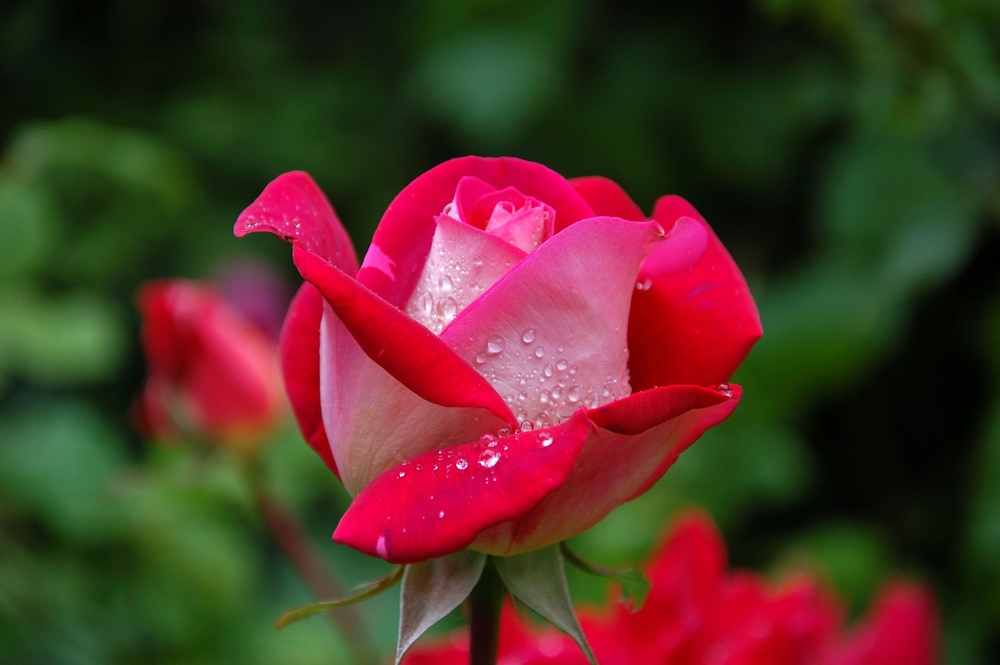
#> input picture Digital_Image_Processing/rose.jpg, 1000 x 665 px, shrunk from 3008 x 2000 before the run
$ python Basic_Img_Info.py
#> lines starting #> are read from the running program, lines starting #| are printed output that depends on the picture; after the words box and inside, x2 and y2 are one past the last pixel; in counts of white or black regions, pixels touching at a corner belong together
import matplotlib.pyplot as plt
import numpy as np


def main():
    rgb = plt.imread('rose.jpg')
#> rgb is the input picture: shape (665, 1000, 3); mean R, G, B 82.9, 51.2, 39.5

    r, g, b = rgb[:, :, 0], rgb[:, :, 1], rgb[:, :, 2]
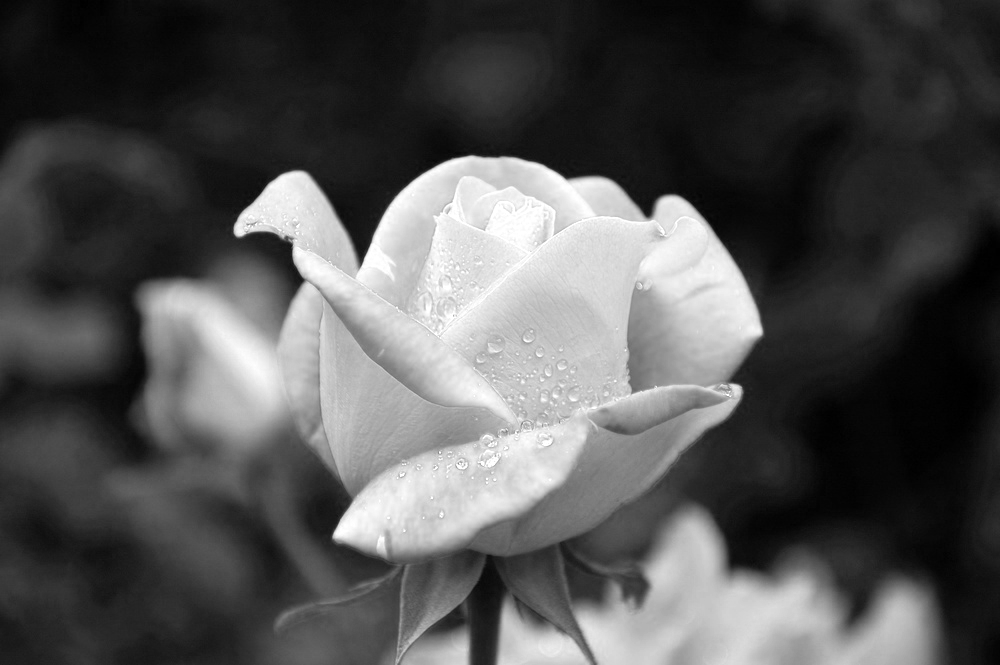
#> r: shape (665, 1000); min 0, max 255, mean 82.9
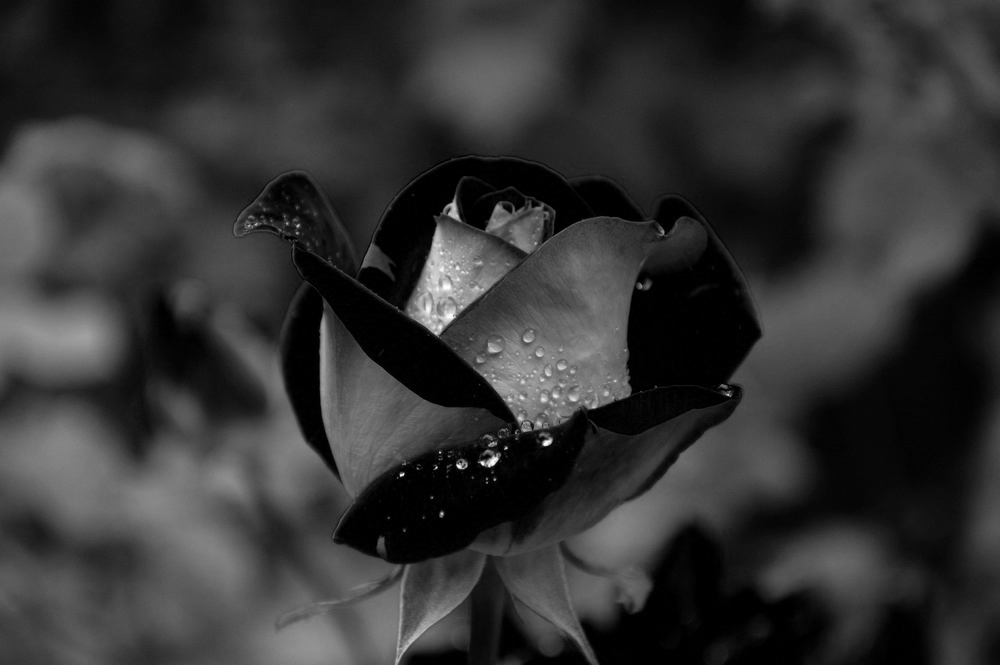
#> g: shape (665, 1000); min 0, max 254, mean 51.2
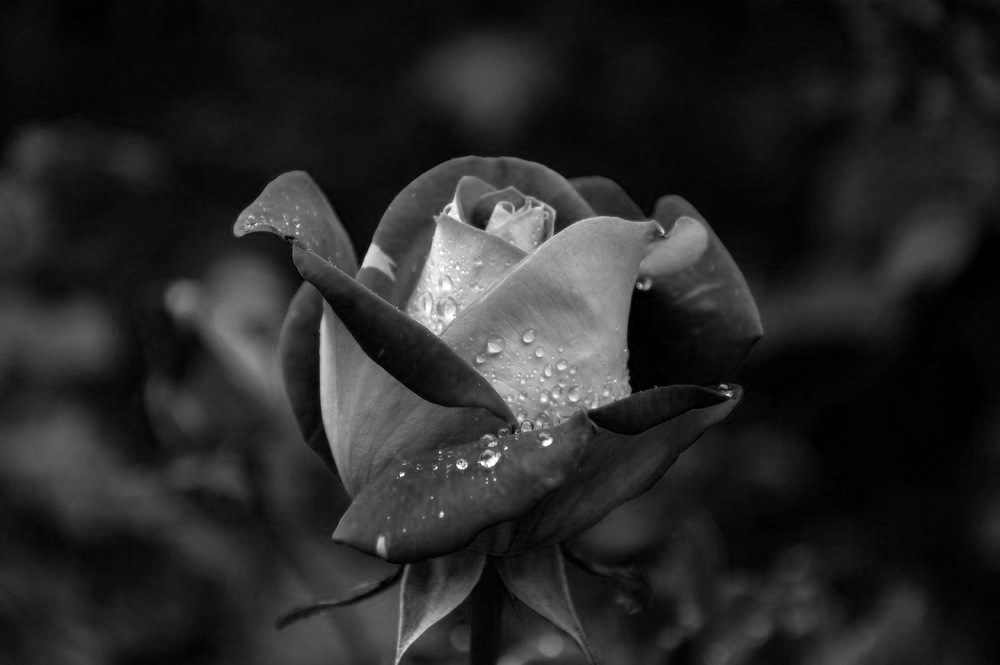
#> b: shape (665, 1000); min 0, max 255, mean 39.5
    grayscale = r * 0.2989 + g * 0.5870 + b * 0.1140
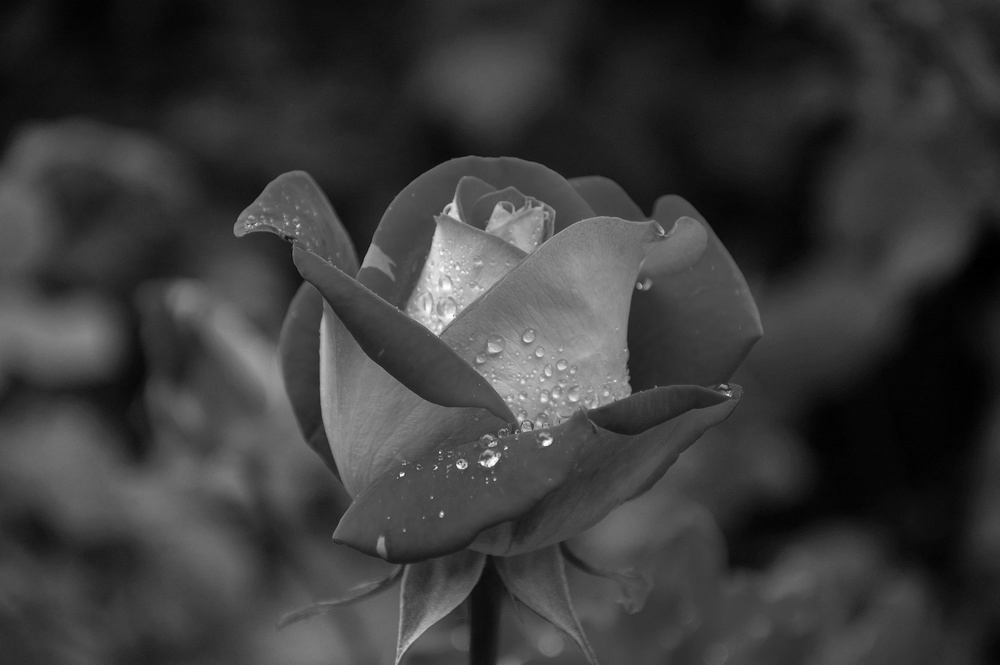
#> grayscale: shape (665, 1000) float64; min 0, max 254.4, mean 59.3

    row, col = grayscale.shape
#> row = 665; col = 1000
    binary = np.zeros((row, col), dtype=np.uint8)

    threshold = 127
    for i in range(row):
        for j in range(col):
            if grayscale[i, j] >= threshold:
                binary[i, j] = 255
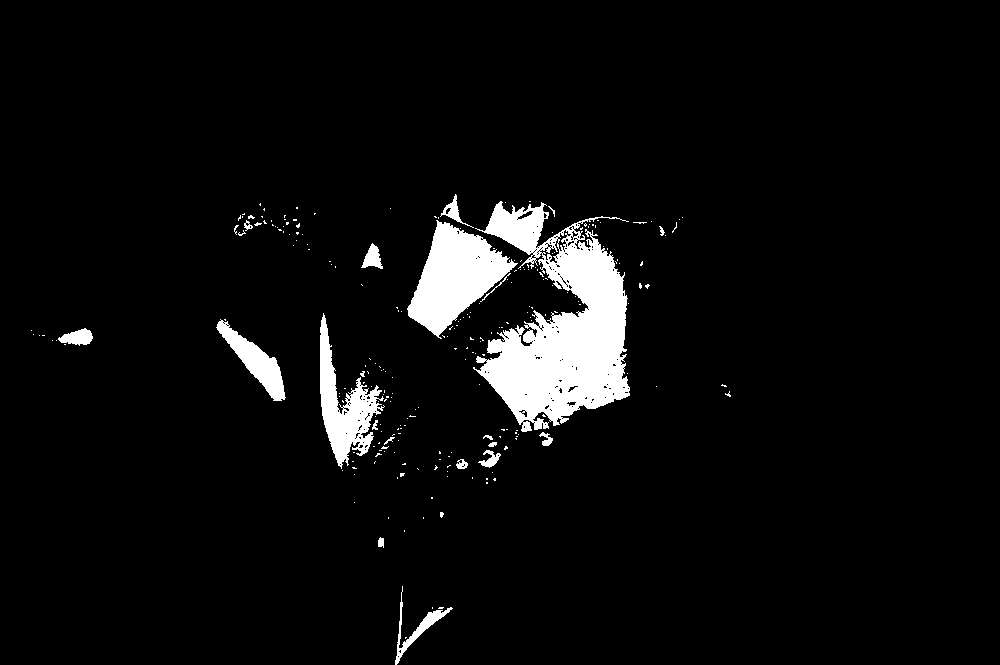
#> binary: shape (665, 1000); 5.1% white; 244 white regions (224 under 20 px), largest, box (x1, y1, x2, y2) and area: (473, 201, 630, 432) 18887, (407, 220, 518, 339) 6460, (320, 313, 385, 469) 3743

    img_set = [rgb, r, g, b, grayscale, binary]
    title_set = ['RGB', 'Red', 'Green', 'Blue', 'Grayscale', 'Binary']
    cmap_set = ['', 'Reds', 'Greens', 'Blues', 'gray', 'binary']

    plot_img(img_set, title_set, cmap_set)


def plot_img(img_set, title_set, cmap_set):
    n = len(img_set)
#> n = 6
    plt.figure(figsize=(15, 15))

    for i in range(n):
        plt.subplot(2, 3, i+1)
        plt.title(title_set[i])

        ch = len(img_set[i].shape)
        if ch == 3:
            plt.imshow(img_set[i])
        else:
            plt.imshow(img_set[i], cmap=cmap_set[i])

    plt.show()


if __name__ == '__main__':
    main()
